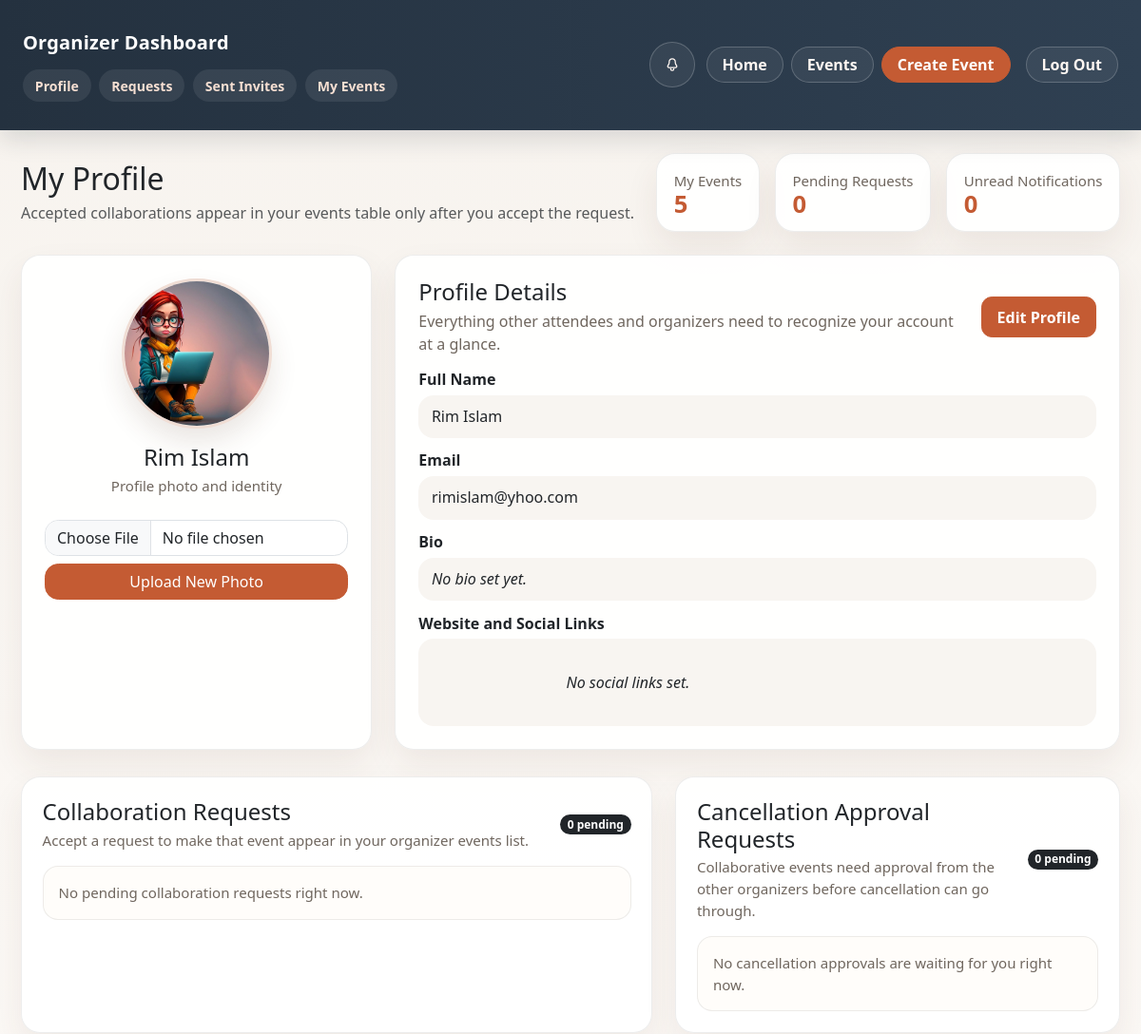
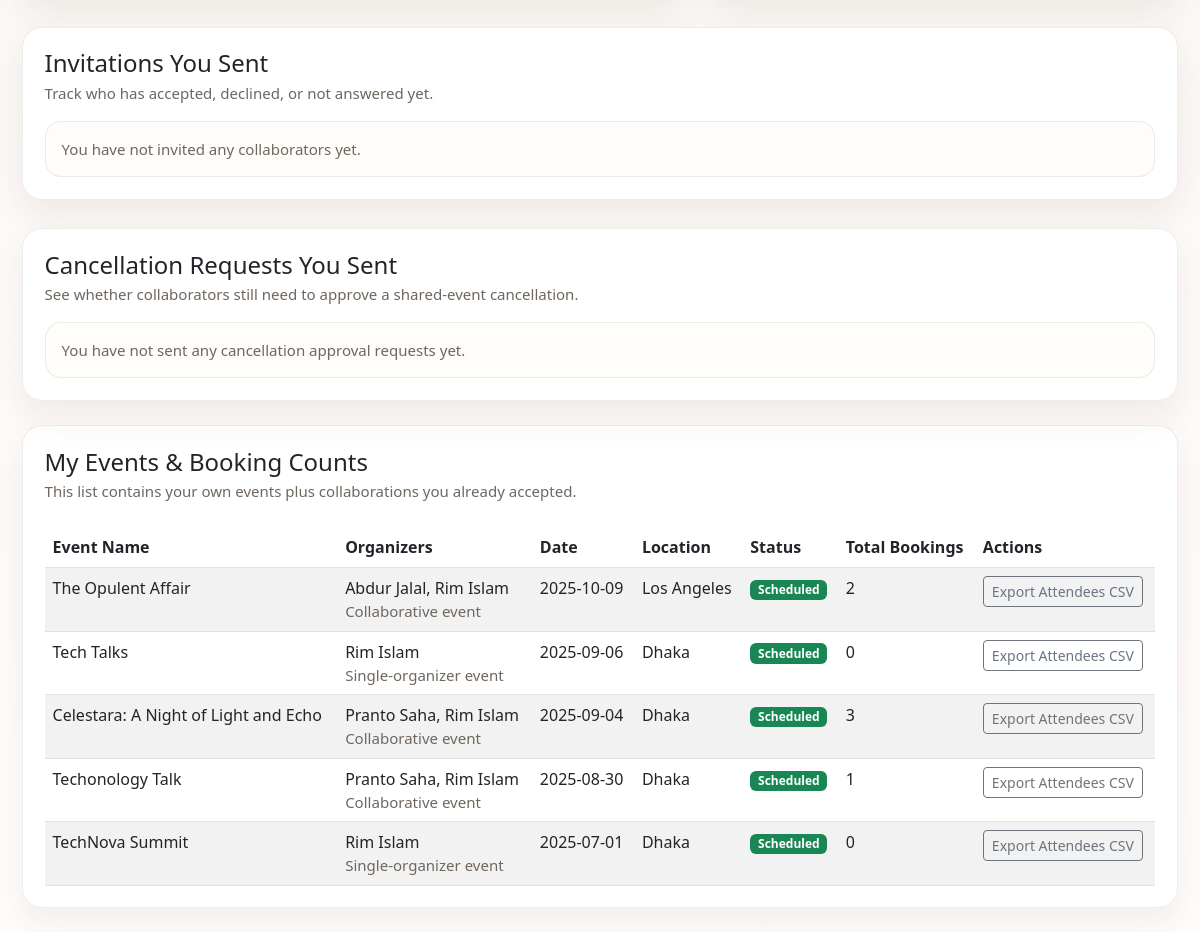
The app's page /organizer_profile.php (signed in) with its own data (2 pictures, top to bottom).
### tables this page shows
CREATE TABLE `users` (
  `user_id` int(11) NOT NULL,
  `first_name` varchar(50) DEFAULT NULL,
  `last_name` varchar(50) DEFAULT NULL,
  `email` varchar(100) NOT NULL,
  `phone_number1` char(11) DEFAULT NULL,
  `phone_number2` char(11) DEFAULT NULL,
  `phone_number3` char(11) DEFAULT NULL,
  `password_hash` varchar(255) NOT NULL,
  `role` enum('attendee','organizer') NOT NULL DEFAULT 'attendee'
);

CREATE TABLE `user_profile` (
  `user_id` int(11) NOT NULL,
  `bio` text DEFAULT NULL,
  `profile_picture` varchar(255) DEFAULT NULL,
  `social_link1` varchar(255) DEFAULT NULL,
  `social_link2` varchar(255) DEFAULT NULL,
  `social_link3` varchar(255) DEFAULT NULL
);

CREATE TABLE `eventdetails` (
  `event_id` int(11) NOT NULL,
  `title` varchar(100) DEFAULT NULL,
  `type` varchar(50) DEFAULT NULL,
  `event_date` date DEFAULT NULL,
  `location` varchar(255) DEFAULT NULL,
  `event_status` enum('scheduled','cancelled') NOT NULL DEFAULT 'scheduled',
  `cancellation_reason` text DEFAULT NULL,
  `cancellation_time` datetime DEFAULT NULL,
  `cancelled_by_organizer_id` int(11) DEFAULT NULL
);

### organizer_profile.php (the view, shortened to what the rows shown need)
<?php
require 'db.php';
$user_id = (int)$_SESSION['user_id'];
try {
    $stmt = $pdo->prepare("
        SELECT u.first_name, u.last_name, u.email, up.bio, up.profile_picture,
               up.social_link1, up.social_link2, up.social_link3,
               o.organizer_id, o.is_admin
        FROM Users u
        JOIN User_Profile up ON u.user_id = up.user_id
        JOIN Organizer o ON u.user_id = o.user_id
        WHERE u.user_id = ?
    ");
    $stmt->execute([$user_id]);
    $profile = $stmt->fetch(PDO::FETCH_ASSOC);
    $organizerId = (int)$profile['organizer_id'];
    $fullName = trim(($profile['first_name'] ?? '') . ' ' . ($profile['last_name'] ?? ''));
    $eventsStmt = $pdo->prepare("
        SELECT e.event_id, e.title, e.event_date, e.location, e.event_status, e.cancellation_reason,
               COUNT(DISTINCT ce_all.organizer_id) AS organizer_count,
               (
                   SELECT GROUP_CONCAT(
                       DISTINCT CONCAT(u_team.first_name, ' ', u_team.last_name)
                       ORDER BY u_team.first_name, u_team.last_name
                       SEPARATOR ', '
                   )
                   FROM create_event ce_team
                   JOIN Organizer o_team ON o_team.organizer_id = ce_team.organizer_id
                   JOIN Users u_team ON u_team.user_id = o_team.user_id
                   WHERE ce_team.event_id = e.event_id
               ) AS organizer_names,
               MAX(CASE WHEN ecb.status = 'pending' THEN 1 ELSE 0 END) AS has_pending_cancellation_request,
               COUNT(DISTINCT CASE WHEN b.status = 'confirmed' THEN b.booking_id END) AS booking_count
        FROM EventDetails e
        LEFT JOIN Booking b ON e.event_id = b.event_id
        JOIN create_event ce ON e.event_id = ce.event_id
        JOIN create_event ce_all ON ce_all.event_id = e.event_id
        LEFT JOIN event_cancellation_batches ecb ON ecb.event_id = e.event_id
        WHERE ce.organizer_id = ?
        GROUP BY e.event_id, e.title, e.event_date, e.location, e.event_status, e.cancellation_reason
        ORDER BY e.event_date DESC
    ");
    $eventsStmt->execute([$organizerId]);
    $events = $eventsStmt->fetchAll(PDO::FETCH_ASSOC);
} catch (PDOException $e) {
    if ($pdo->inTransaction()) {
        $pdo->rollBack();
    }
    die("Database error: " . htmlspecialchars($e->getMessage()));
}
?>
<!DOCTYPE html>
<html lang="en">
<head>
  <link href="https://cdn.jsdelivr.net/npm/bootstrap@5.3.0/dist/css/bootstrap.min.css" rel="stylesheet" />
</head>
<body>
  <div class="container dashboard-shell my-4" id="profile-overview">
    <div class="d-flex flex-wrap justify-content-between align-items-center gap-3 mb-4">
      <div>
        <h2 class="mb-1">
          My Profile
        </h2>
      </div>
    </div>
    <div class="row g-4">
      <div class="col-lg-4">
        <div class="profile-card profile-upload-card">
          <img id="pfp-display" src="<?= htmlspecialchars($profile['profile_picture'] ?: 'https://via.placeholder.com/150') ?>" alt="Profile Picture" />
          <h2 class="h4 mb-1"><?= htmlspecialchars($profile['first_name'] . ' ' . $profile['last_name']) ?></h2>
          <p class="mini-muted mb-3">Profile photo and identity</p>
          <form action="upload_profile_pic.php" method="POST" enctype="multipart/form-data" class="mt-2 upload-form">
            <input type="file" name="profile_pic" accept="image/*" class="form-control" required />
            <button type="submit" class="btn btn-primary mt-2">Upload New Photo</button>
          </form>
        </div>
      </div>
      <div class="col-lg-8">
        <div class="profile-card profile-info">
          <div class="profile-heading">
            <div>
              <h2 class="h4 mb-1">Profile Details</h2>
            </div>
          </div>
          <div class="profile-fields">
            <div class="detail-item">
              <label class="profile-section-label">Full Name</label>
              <div class="info-box"><?= htmlspecialchars($fullName) ?></div>
            </div>
            <div class="detail-item">
              <label class="profile-section-label">Email</label>
              <div class="info-box"><?= htmlspecialchars($profile['email']) ?></div>
            </div>
          </div>
        </div>
      </div>
    </div>
    <div class="section-card mt-4" id="my-events">
      <div class="table-wrap">
        <table class="table table-striped mt-2 mb-0">
          <thead>
            <tr>
              <th>Event Name</th>
              <th>Organizers</th>
              <th>Date</th>
              <th>Location</th>
              <th>Status</th>
              <th>Total Bookings</th>
              <th>Actions</th>
            </tr>
          </thead>
          <tbody>
            <?php if (count($events) === 0): ?>
              <tr><td colspan="7">No accepted events found.</td></tr>
            <?php else: ?>
              <?php foreach ($events as $event): ?>
                <tr>
                  <td><?= htmlspecialchars($event['title']) ?></td>
                  <td>
                    <div><?= htmlspecialchars($event['organizer_names'] ?? $fullName) ?></div>
                    <div class="mini-muted">
                      <?= (int) ($event['organizer_count'] ?? 1) > 1 ? 'Collaborative event' : 'Single-organizer event' ?>
                    </div>
                  </td>
                  <td><?= htmlspecialchars($event['event_date']) ?></td>
                  <td><?= htmlspecialchars($event['location']) ?></td>
                  <td>
                    <?php if (($event['event_status'] ?? 'scheduled') === 'cancelled'): ?>
                      <span class="badge text-bg-danger">Cancelled</span>
                      <div class="mini-muted mt-1"><?= htmlspecialchars($event['cancellation_reason'] ?? '') ?></div>
                    <?php else: ?>
                      <span class="badge text-bg-success">Scheduled</span>
                    <?php endif; ?>
                  </td>
                  <td><?= htmlspecialchars($event['booking_count']) ?></td>
                  <td>
                    <?php if (($event['event_status'] ?? 'scheduled') === 'cancelled' || ($event['event_date'] ?? '') < date('Y-m-d')): ?>
                      <div class="d-flex gap-2 flex-wrap">
                        <a
                          href="export_event_attendees.php?event_id=<?= (int) $event['event_id'] ?>"
                          class="btn btn-outline-secondary btn-sm"
                        >
                          Export Attendees CSV
                        </a>
                      </div>
                    <?php endif; ?>
                  </td>
                </tr>
              <?php endforeach; ?>
            <?php endif; ?>
          </tbody>
        </table>
      </div>
    </div>
  </div>
</body>
</html>

### records on screen
users: user_profile.profile_picture (picture), first_name+last_name "Rim Islam", fullName "Rim Islam", email "rimislam@yhoo.com"
eventdetails: title "The Opulent Affair", organizer_names "Abdur Jalal, Rim Islam", shows "Collaborative event", event_date "2025-10-09", location "Los Angeles", event_status "Scheduled", booking_count "2"
eventdetails: title "Tech Talks", organizer_names "Rim Islam", shows "Single-organizer event", event_date "2025-09-06", location "Dhaka", event_status "Scheduled", booking_count "0"
eventdetails: title "Celestara: A Night of Light and Echo", organizer_names "Pranto Saha, Rim Islam", shows "Collaborative event", event_date "2025-09-04", location "Dhaka", event_status "Scheduled", booking_count "3"
eventdetails: title "Techonology Talk", organizer_names "Pranto Saha, Rim Islam", shows "Collaborative event", event_date "2025-08-30", location "Dhaka", event_status "Scheduled", booking_count "1"
eventdetails: title "TechNova Summit", organizer_names "Rim Islam", shows "Single-organizer event", event_date "2025-07-01", location "Dhaka", event_status "Scheduled", booking_count "0"

### other values on screen
count($events) "5"
count($pendingRequests) + count($pendingCancellationApprovals) "0"
$unreadCount "0"
count($pendingRequests) "0"
count($pendingCancellationApprovals) "0"
